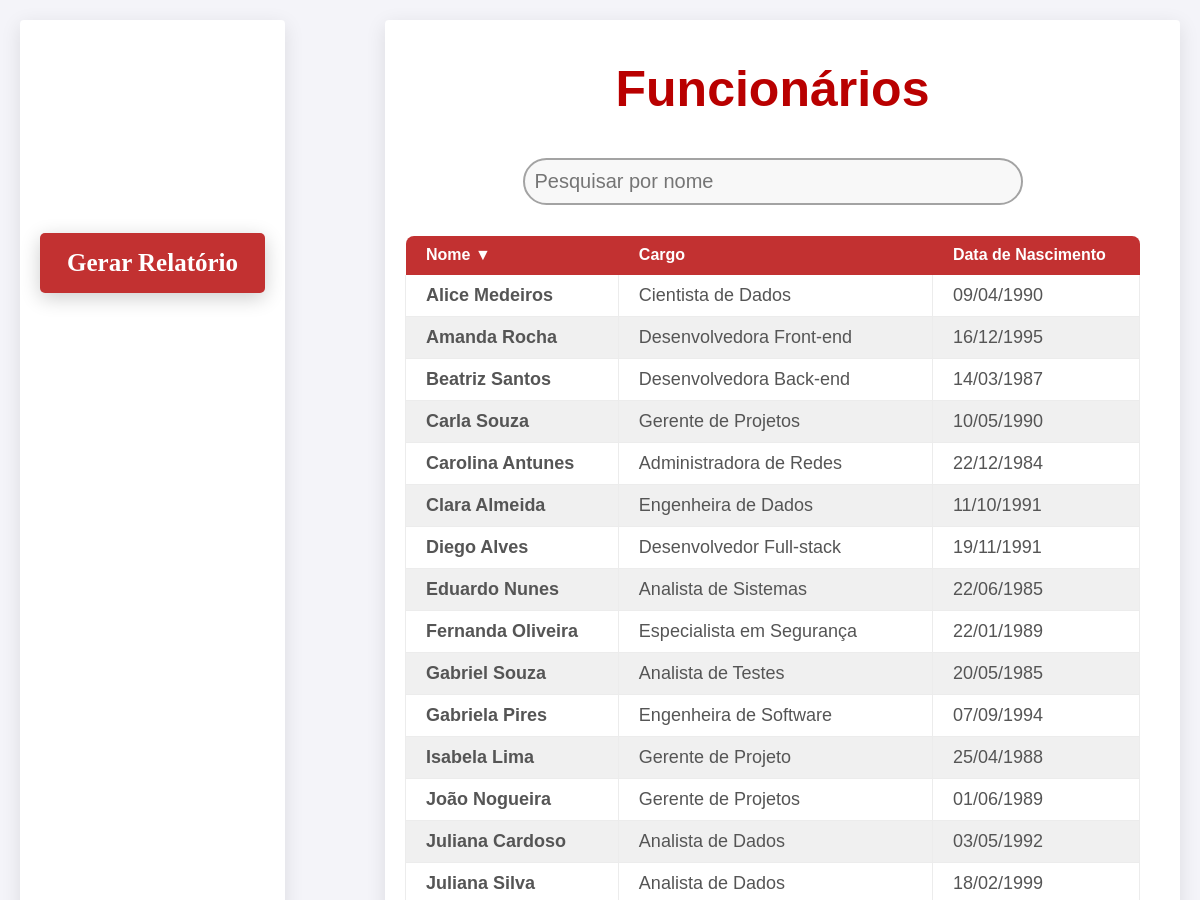
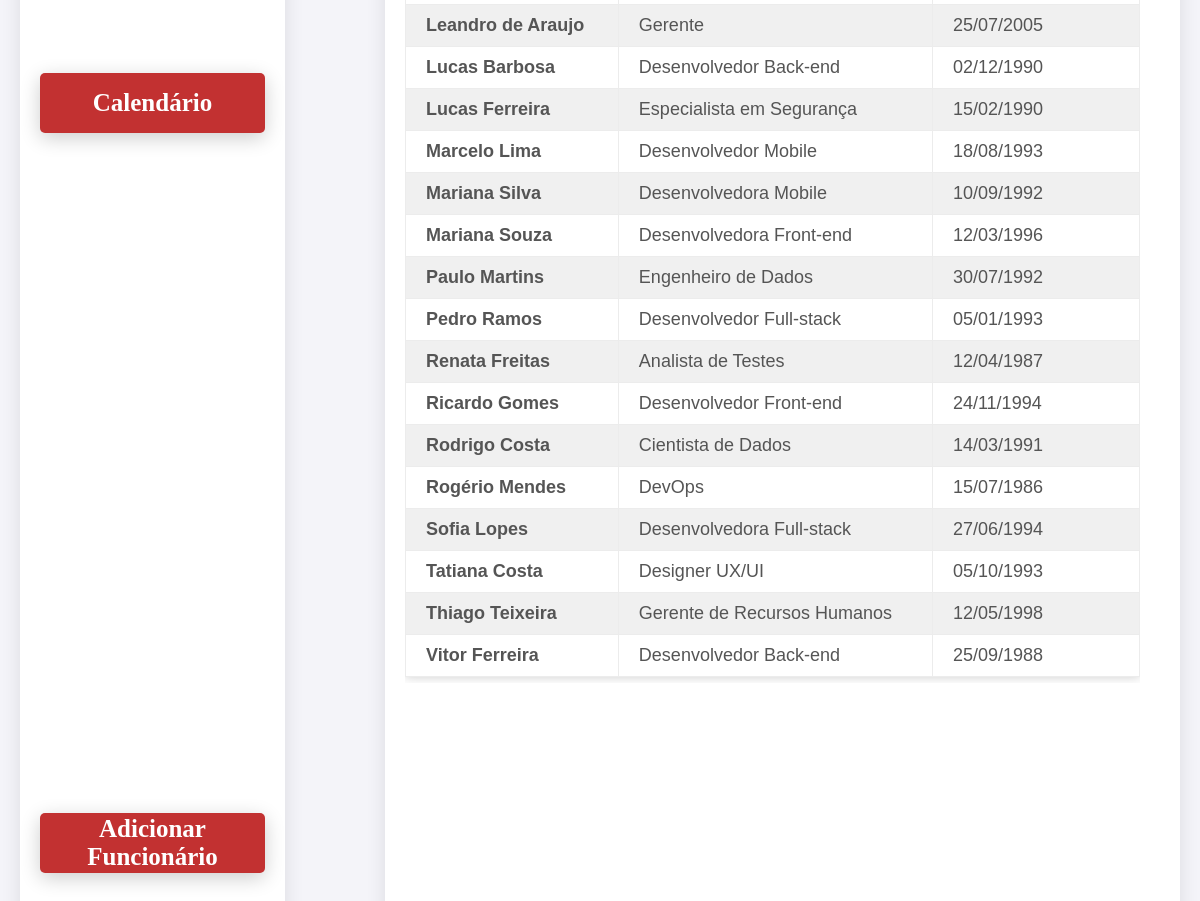
The page /main/ (signed in) on the database its author committed (2 pictures, top to bottom).
### app/models.py (models this page shows)
class Funcionario(models.Model):
    nome = models.CharField(max_length=100)
    cargo = models.CharField(max_length=50)
    data_nascimento = models.DateField()
    skills = models.ManyToManyField(Skill, blank=True)  # Relacionamento ManyToMany com Skill
    def __str__(self):
        return self.nome

### app/views.py (the view)
# urls.py: path('main/', views.lista_funcionarios, name='main'),  # Corrigido para lista_funcionarios
@login_required(login_url='login')
def lista_funcionarios(request):
    funcionarios = Funcionario.objects.all()
    print(funcionarios)
    return render(request, 'main.html', {'funcionarios': funcionarios})

### app/templates/main.html (shortened to what this page needs)
{% extends 'layout.html'%}
{% load static %}
{% block extrahead %}
    <link rel="stylesheet" href="{% static 'app/css/main.css' %}">
{% endblock %}
{% block content %}
    <div class="mainContainer">
        <div class="leftContainer">
            <div class="actions">
                <button class="reportBtn" onclick="location.href='{% url 'relatorio_dinamico' %}'">
                    Gerar Relatório
                </button>
                <button class="calendarBtn" onclick="location.href='{% url 'calendario' %}'">
                    Calendário
                </button>
                <button class="addBtn" onclick="location.href='{% url 'adicionar_funcionario' %}'">
                    Adicionar Funcionário
                </button>
            </div>
        </div>
        <div class="rightContainer">
            <h1>Funcionários</h1>
            <input class="searchBar" type="text" id="searchInput" onkeyup="filterTable()" placeholder="Pesquisar por nome">
            <div class="divTabela">
                <table id="funcionariosTabela" class="funcionariosNomes">
                    <thead>
                        <tr>
                            <th id="th1" onclick="sortTable(0)">Nome &#9660;</th>
                            <th id="th2" onclick="sortTable(1)">Cargo &#9660;</th>
                            <th id="th3" onclick="sortTable(2)">Data de Nascimento &#9660;</th>
                        </tr>
                    </thead>
                    <tbody>
                        {% for funcionario in funcionarios %}
                        <tr class="funcionarioOuterDiv" onclick="window.location='{% url 'funcionario_detail' funcionario.id %}'">
                            <td class="infoUser">{{ funcionario.nome }}</td>
                            <td class="infoUser">{{ funcionario.cargo }}</td>
                            <td class="infoUser">{{ funcionario.data_nascimento|date:"d/m/Y" }}</td>
                        </tr>
                        {% empty %}
                        <tr class="valuesColumns">
                            <td style="text-align: center; color: gray" colspan="4">Nenhum funcionário encontrado.</td>
                        </tr>
                        {% endfor %}
                    </tbody>
                </table>
            </div>
        </div>
    </div>
{% endblock %}

### app/static/app/css/main.css (style rules this page uses)
* { margin: 0; padding: 0; box-sizing: border-box; }
body { font-family: 'Arial', sans-serif; background-color: #f4f4f9; color: #333; display: flex; justify-content: center; margin: 0; }
.mainContainer { display: grid; grid-template-columns: 1fr 3fr; column-gap: 100px; width: 100%; height: 100vh; padding: 20px; }
.leftContainer { display: flex; flex-direction: column; align-items: center; justify-content: center; width: 100%; border-radius: 4px; padding: 20px; background-color: white; box-shadow: 0 5px 20px rgba(0, 0, 0, 0.1); }
.actions { display: flex; flex-direction: column; justify-content: space-between; height: 80%; width: 100%; }
button { background-color: #c23131; font-weight: bold; font-size: 25px; width: 100%; height: 60px; font-family: Calibri; color: white; border: none; border-radius: 5px; cursor: pointer; box-shadow: 0 5px 20px rgba(0, 0, 0, 0.2); transition: 0.3s; }
.rightContainer { width: 100%; min-height: 70vh; border-radius: 4px; max-width: 1200px; background-color: rgb(255, 255, 255); box-shadow: 0 5px 20px rgba(0, 0, 0, 0.1); padding: 20px 40px 20px 20px; text-align: center; }
.divTabela { height: 70%; overflow-y: scroll; }
.rightContainer h1 { margin: 20px 0 40px 0; font-weight: bold; font-size: 50px; color: #b90000; }
.searchBar { display: flex; margin: auto; margin-bottom: 30px; font-size: 20px; width: 100%; max-width: 500px; padding: 10px; background-color: rgb(248, 248, 248); border: 2px solid rgb(163, 163, 163); border-radius: 30px; }
.funcionariosNomes { width: 100%; border-collapse: collapse; margin-bottom: 30px; box-shadow: 0 0 10px rgba(0, 0, 0, 0.2); }
.funcionariosNomes thead th { background-color: #c23131; color: #ffffff; border-color: transparent; transition: .2s; }
.funcionariosNomes thead th:first-child { border-radius: 8px 0 0 0; }
.funcionariosNomes thead th:last-child { border-radius: 0 8px 0 0; }
.funcionariosNomes th, .funcionariosNomes td { padding: 10px 20px; text-align: left; border: 1px solid #ececec; }
.funcionariosNomes th { background-color: #f0f0f0; font-weight: bold; }
.funcionariosNomes tr:nth-child(even) { background-color: #f0f0f0; }
.funcionariosNomes tr:nth-child(odd) { background-color: #ffffff; }
.funcionarioOuterDiv { text-decoration: none; color: inherit; }
.infoUser { font-size: 18px; color: #555; }
.infoUser:first-child { font-weight: bold; }

### rows shown on the page
Funcionario: nome "Mariana Souza", cargo "Desenvolvedora Front-end", data_nascimento "12/03/1996"
Funcionario: nome "Diego Alves", cargo "Desenvolvedor Full-stack", data_nascimento "19/11/1991"
Funcionario: nome "Isabela Lima", cargo "Gerente de Projeto", data_nascimento "25/04/1988"
Funcionario: nome "Lucas Barbosa", cargo "Desenvolvedor Back-end", data_nascimento "02/12/1990"
Funcionario: nome "Tatiana Costa", cargo "Designer UX/UI", data_nascimento "05/10/1993"
Funcionario: nome "Rogério Mendes", cargo "DevOps", data_nascimento "15/07/1986"
Funcionario: nome "Juliana Cardoso", cargo "Analista de Dados", data_nascimento "03/05/1992"
Funcionario: nome "Eduardo Nunes", cargo "Analista de Sistemas", data_nascimento "22/06/1985"
Funcionario: nome "Gabriela Pires", cargo "Engenheira de Software", data_nascimento "07/09/1994"
Funcionario: nome "Fernanda Oliveira", cargo "Especialista em Segurança", data_nascimento "22/01/1989"
Funcionario: nome "Marcelo Lima", cargo "Desenvolvedor Mobile", data_nascimento "18/08/1993"
Funcionario: nome "Renata Freitas", cargo "Analista de Testes", data_nascimento "12/04/1987"
Funcionario: nome "Paulo Martins", cargo "Engenheiro de Dados", data_nascimento "30/07/1992"
Funcionario: nome "Amanda Rocha", cargo "Desenvolvedora Front-end", data_nascimento "16/12/1995"
Funcionario: nome "Vitor Ferreira", cargo "Desenvolvedor Back-end", data_nascimento "25/09/1988"
Funcionario: nome "Carla Souza", cargo "Gerente de Projetos", data_nascimento "10/05/1990"
Funcionario: nome "Sofia Lopes", cargo "Desenvolvedora Full-stack", data_nascimento "27/06/1994"
Funcionario: nome "Rodrigo Costa", cargo "Cientista de Dados", data_nascimento "14/03/1991"
Funcionario: nome "Lucas Ferreira", cargo "Especialista em Segurança", data_nascimento "15/02/1990"
Funcionario: nome "Mariana Silva", cargo "Desenvolvedora Mobile", data_nascimento "10/09/1992"
Funcionario: nome "Gabriel Souza", cargo "Analista de Testes", data_nascimento "20/05/1985"
Funcionario: nome "Clara Almeida", cargo "Engenheira de Dados", data_nascimento "11/10/1991"
Funcionario: nome "Ricardo Gomes", cargo "Desenvolvedor Front-end", data_nascimento "24/11/1994"
Funcionario: nome "Beatriz Santos", cargo "Desenvolvedora Back-end", data_nascimento "14/03/1987"
Funcionario: nome "João Nogueira", cargo "Gerente de Projetos", data_nascimento "01/06/1989"
Funcionario: nome "Carolina Antunes", cargo "Administradora de Redes", data_nascimento "22/12/1984"
Funcionario: nome "Pedro Ramos", cargo "Desenvolvedor Full-stack", data_nascimento "05/01/1993"
Funcionario: nome "Alice Medeiros", cargo "Cientista de Dados", data_nascimento "09/04/1990"
Funcionario: nome "Juliana Silva", cargo "Analista de Dados", data_nascimento "18/02/1999"
Funcionario: nome "Thiago Teixeira", cargo "Gerente de Recursos Humanos", data_nascimento "12/05/1998"
Funcionario: nome "Leandro de Araujo", cargo "Gerente", data_nascimento "25/07/2005"
